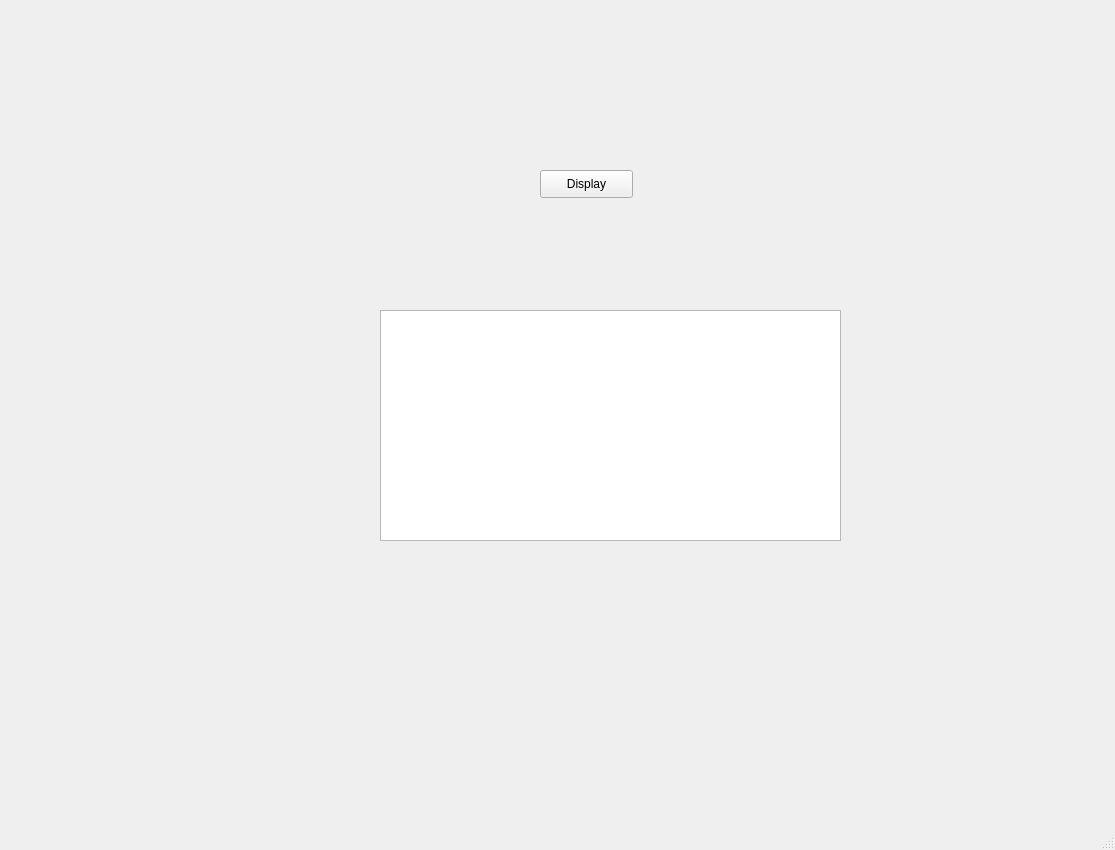
<?xml version="1.0" encoding="UTF-8"?>
<ui version="4.0">
 <class>tableWidgetExample</class>
 <widget class="QMainWindow" name="tableWidgetExample">
  <property name="geometry">
   <rect>
    <x>0</x>
    <y>0</y>
    <width>1115</width>
    <height>850</height>
   </rect>
  </property>
  <property name="font">
   <font>
    <family>Arial</family>
    <pointsize>9</pointsize>
   </font>
  </property>
  <property name="windowTitle">
   <string>Table Widget Example</string>
  </property>
  <widget class="QWidget" name="centralwidget">
   <widget class="QPushButton" name="btnDisplay">
    <property name="geometry">
     <rect>
      <x>540</x>
      <y>170</y>
      <width>93</width>
      <height>28</height>
     </rect>
    </property>
    <property name="text">
     <string>Display</string>
    </property>
   </widget>
   <widget class="QTableWidget" name="tblWidgetStudentData">
    <property name="geometry">
     <rect>
      <x>380</x>
      <y>310</y>
      <width>461</width>
      <height>231</height>
     </rect>
    </property>
   </widget>
  </widget>
  <widget class="QMenuBar" name="menubar">
   <property name="geometry">
    <rect>
     <x>0</x>
     <y>0</y>
     <width>1115</width>
     <height>23</height>
    </rect>
   </property>
  </widget>
  <widget class="QStatusBar" name="statusbar"/>
 </widget>
 <resources/>
 <connections/>
</ui>
